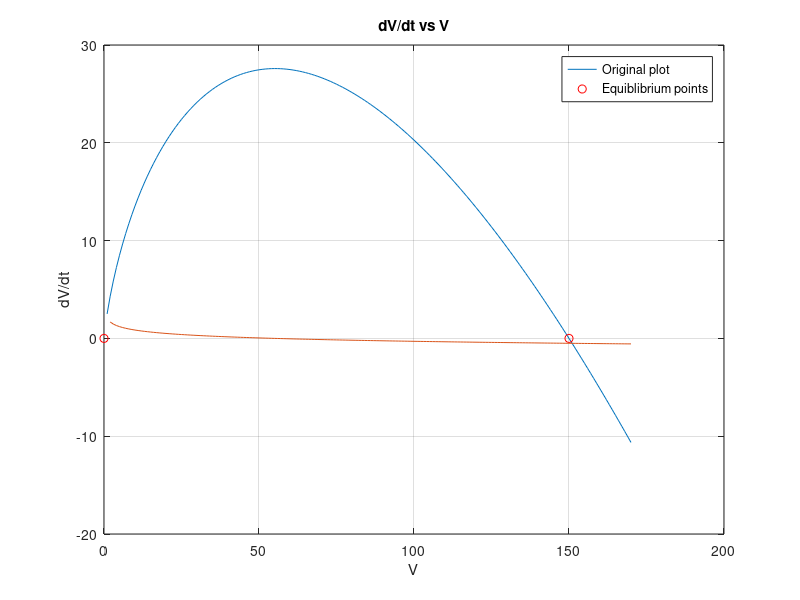

This figure's MATLAB source:

%Sancheet Hoque szh24
%Section 67 Lab 1
% June 30, 2017
%%
clc

%%
B=0.5;
k=150;
V=(0:170);
Vprime=[];
for v = 0:170
Vprime(v+1,1)=B*v*log(k/v);
end

x=find(Vprime==0); 

figure

plot(V,Vprime)
hold on
plot([0,V(x)],[0,0],'ro')
grid on
grad=gradient(Vprime);
plot(V,grad)
hold off

title('dV/dt vs V')
xlabel('V')
ylabel('dV/dt')

legend('Original plot', 'Equiblibrium points')

%%
%problem 4
%0 is not stable because on the graph it never reach
%150 is stable because before the value its positive and after it is
%negative. region of attraction is 0 to 150 and 150 to infinity
%%
%problem 5
%NO we can't because we do not have a time value on this graph 

%% 

%problem 8
% according to the grid 0 is unstable because it shows red, while at 150 it
% shows convergence

%problem 9
%It will take about 17 seconds for it to decay

%problem 10
%it will decay much faster as it takes about 6 seconds


